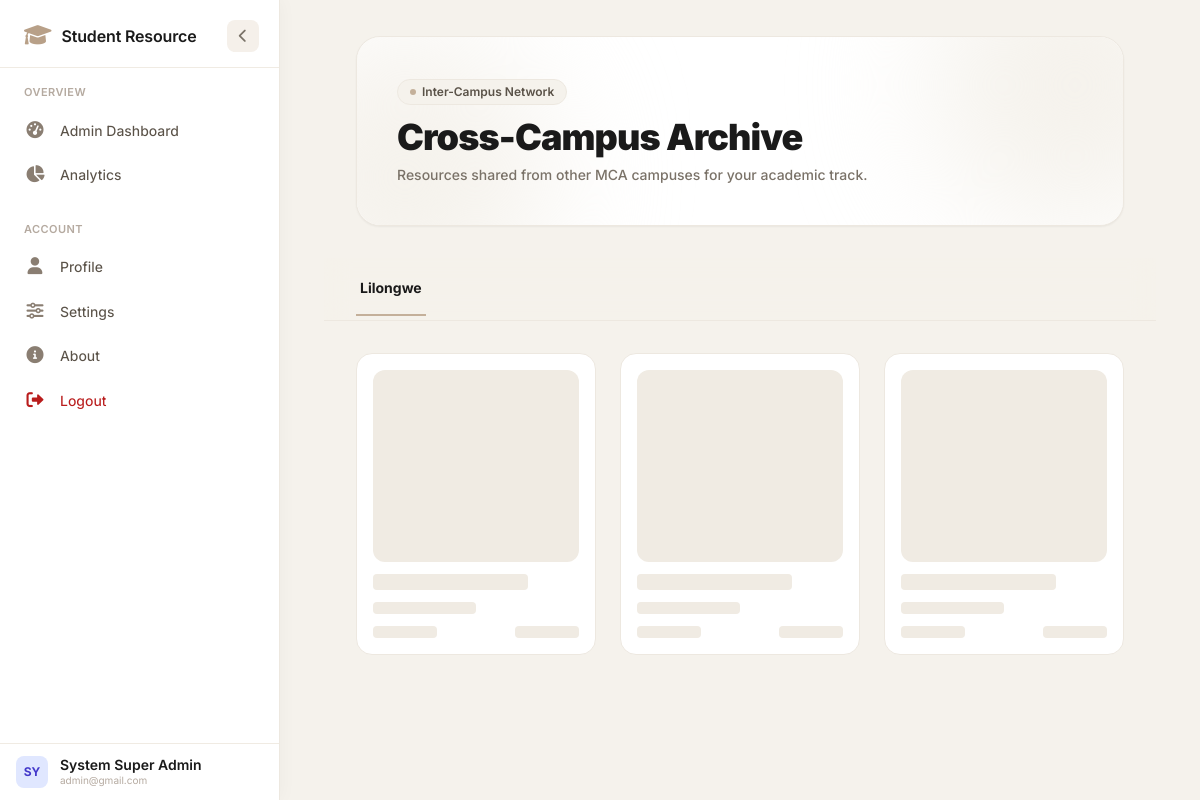
/cross_campus (signed in), run on the app's committed database.
### app/models.py (models this page shows)
class User(db.Model, UserMixin):
    id = db.Column(db.Integer, primary_key=True)
    full_name = db.Column(db.String(100), nullable=False)
    email = db.Column(db.String(120), unique=True, nullable=False)
    password_hash = db.Column(db.String(128), nullable=False)
    campus = db.Column(db.String(50), nullable=False)
    student_id = db.Column(db.String(20), nullable=True)
    phone_number = db.Column(db.String(15), nullable=True)
    year = db.Column(db.Integer, default=1)
    semester = db.Column(db.Integer, default=1)
    program_id = db.Column(db.Integer, db.ForeignKey('program.id'), nullable=False)
    is_approved = db.Column(db.Boolean, default=False)
    is_class_rep = db.Column(db.Boolean, default=False)
    is_admin = db.Column(db.Boolean, default=False)
    created_at = db.Column(db.DateTime, default=datetime.utcnow)
    theme_preference = db.Column(db.String(20), default='light')  # 'light' or 'dark'
    language_preference = db.Column(db.String(10), default='en')  # 'en' for now
    is_active = db.Column(db.Boolean, default=True)  # soft delete flag

class Resource(db.Model):
    id = db.Column(db.Integer, primary_key=True)
    title = db.Column(db.String(150), nullable=False)
    file_path = db.Column(db.String(200), nullable=False)
    thumbnail_path = db.Column(db.String(200), nullable=True)   # NEW
    file_type = db.Column(db.String(10), nullable=True)         # NEW
    module_id = db.Column(db.Integer, db.ForeignKey('module.id'), nullable=False)
    campus = db.Column(db.String(50), nullable=False)
    target_year = db.Column(db.Integer, nullable=False)
    target_semester = db.Column(db.Integer, nullable=False)
    academic_year = db.Column(db.String(20), nullable=False)
    uploader_id = db.Column(db.Integer, db.ForeignKey('user.id'), nullable=False)
    uploader = db.relationship('User', backref='uploaded_resources')
    programs = db.relationship('Program', secondary=resource_programs, backref=db.backref('resources', lazy='dynamic'))
    created_at = db.Column(db.DateTime, default=datetime.utcnow)

### app/core/routes.py (the view)
@core.route('/cross_campus')
@login_required
def cross_campus():
    cross_notes = Resource.query.filter(Resource.campus != current_user.campus) \
        .join(Resource.programs) \
        .filter(Program.id == current_user.program_id) \
        .order_by(Resource.id.desc()) \
        .all()
    organized_notes = {}
    for note in cross_notes:
        campus = note.campus
        module_name = note.module.name
        if campus not in organized_notes:
            organized_notes[campus] = {}
        if module_name not in organized_notes[campus]:
            organized_notes[campus][module_name] = []
        organized_notes[campus][module_name].append(note)
    return render_template('core/student/cross_campus.html', organized_notes=organized_notes)

### app/__init__.py (called while the page is built)
@login_manager.user_loader
def load_user(user_id):
    return User.query.get(int(user_id))

### app/templates/core/student/cross_campus.html (shortened to what this page needs)
{% extends 'base.html' %}
{% block content %}
<div class="space-y-8 max-w-7xl mx-auto px-4 sm:px-6 lg:px-8 relative">
    <div class="relative overflow-hidden rounded-3xl bg-white p-8 sm:p-10 shadow-sm border border-[#ede8e0] text-[#1a1a1a]">
        <div class="absolute -top-24 -right-24 w-72 h-72 bg-[#f5f2ec] rounded-full blur-3xl pointer-events-none"></div>
        <div class="absolute -bottom-24 -left-24 w-72 h-72 bg-[#f5f2ec] rounded-full blur-3xl pointer-events-none"></div>
        <div class="relative z-10">
            <span class="inline-flex items-center gap-1.5 px-3 py-1 rounded-full text-xs font-semibold bg-[#f5f2ec] border border-[#ede8e0] text-[#5a5248] mb-3 backdrop-blur-md">
                <span class="w-1.5 h-1.5 rounded-full bg-[#c4b09a] animate-pulse"></span>
                Inter-Campus Network
            </span>
            <h1 class="text-3xl font-black text-[#1a1a1a] tracking-tight sm:text-4xl">Cross-Campus Archive</h1>
            <p class="text-[#7a7268] text-sm mt-2 font-medium max-w-xl">Resources shared from other MCA campuses for your academic track.</p>
        </div>
    </div>
    {% if organized_notes %}
        <div class="border-b border-[#ede8e0] sticky top-0 bg-[#f5f2ec]/80 backdrop-blur-md z-10 -mx-4 px-4 sm:-mx-6 sm:px-6 lg:-mx-8 lg:px-8">
            <nav class="flex space-x-6 overflow-x-auto no-scrollbar py-1" aria-label="Campus Tabs">
                {% for campus in organized_notes.keys() %}
                <button onclick="switchCampus('{{ campus|replace(' ', '-') }}')"
                        id="tab-{{ campus|replace(' ', '-') }}"
                        class="campus-tab-btn border-b-2 px-1 py-4 text-sm font-bold focus:outline-none whitespace-nowrap transition-all duration-200 relative group
                        {% if loop.first %}border-[#c4b09a] text-[#1a1a1a]{% else %}border-transparent text-[#b5aaa0] hover:text-[#5a5248]{% endif %}">
                    {{ campus }}
                </button>
                {% endfor %}
            </nav>
        </div>
        <div id="cross-campus-skeleton" class="mt-8 grid grid-cols-1 sm:grid-cols-2 lg:grid-cols-3 gap-6">
            {% for idx in range(3) %}
            <div class="bg-white border border-[#ede8e0] rounded-2xl p-4 space-y-3 animate-pulse">
                <div class="h-48 bg-[#f0ebe3] rounded-xl"></div>
                <div class="h-4 bg-[#f0ebe3] rounded w-3/4"></div>
                <div class="h-3 bg-[#f0ebe3] rounded w-1/2"></div>
                <div class="flex justify-between">
                    <div class="h-3 bg-[#f0ebe3] rounded w-16"></div>
                    <div class="h-3 bg-[#f0ebe3] rounded w-16"></div>
                </div>
            </div>
            {% endfor %}
        </div>
    {% endif %}
</div>
{% endblock %}

### app/templates/base.html (shortened to what this page needs)
<!DOCTYPE html>
<html lang="en">
<head>
    <link rel="stylesheet" href="https://cdnjs.cloudflare.com/ajax/libs/font-awesome/6.0.0-beta3/css/all.min.css" />
    <script src="https://cdn.tailwindcss.com"></script>
</head>
<body class="{% if current_user.is_authenticated and current_user.theme_preference == 'dark' %}dark-theme{% endif %}">
    <aside class="sidebar" id="sidebar" data-turbo-permanent role="navigation" aria-label="Main navigation">
        <div class="sidebar-header">
            <div class="brand">
                <span class="brand-icon"><i class="fas fa-graduation-cap"></i></span>
                <span class="brand-text">Student Resource</span>
            </div>
            <button class="toggle-btn" id="toggleBtn" aria-label="Toggle navigation" title="Collapse / Expand">
                <i class="fas fa-chevron-left"></i>
            </button>
        </div>
        <div class="nav-scroll" id="navScroll">
            <div class="nav-group">
                <div class="nav-group-label">Overview</div>
                {% if current_user.is_admin %}
                    <a href="{{ url_for('core.admin_dashboard') }}"
                       class="nav-item {% if request.endpoint == 'core.admin_dashboard' %}active{% endif %}"
                       data-tooltip="Admin Dashboard" data-page="admin_dashboard">
                        <span class="nav-icon"><i class="fas fa-gauge-high"></i></span>
                        <span class="nav-text">Admin Dashboard</span>
                    </a>
                    <a href="{{ url_for('core.admin_analytics') }}"
                       class="nav-item {% if request.endpoint == 'core.admin_analytics' %}active{% endif %}"
                       data-tooltip="Analytics" data-page="admin_analytics">
                        <span class="nav-icon"><i class="fas fa-chart-pie"></i></span>
                        <span class="nav-text">Analytics</span>
                    </a>
                {% endif %}
            </div>
            <div class="nav-group">
                <div class="nav-group-label">Account</div>
                <a href="{{ url_for('core.profile') }}"
                   class="nav-item {% if request.endpoint == 'core.profile' %}active{% endif %}"
                   data-tooltip="Profile" data-page="profile">
                    <span class="nav-icon"><i class="fas fa-user"></i></span>
                    <span class="nav-text">Profile</span>
                </a>
                <a href="{{ url_for('core.settings') }}" class="nav-item {% if request.endpoint == 'core.settings' %}active{% endif %}" data-tooltip="Settings" data-page="settings">
                    <span class="nav-icon"><i class="fas fa-sliders-h"></i></span>
                    <span class="nav-text">Settings</span>
                </a>
                <a href="{{ url_for('core.about') }}"
                   class="nav-item {% if request.endpoint == 'core.about' %}active{% endif %}"
                   data-tooltip="About" data-page="about">
                    <span class="nav-icon"><i class="fas fa-info-circle"></i></span>
                    <span class="nav-text">About</span>
                </a>
                <a href="{{ url_for('auth.logout') }}" data-turbo="false"
                   class="nav-item" data-tooltip="Logout" style="color:#b91c1c;">
                    <span class="nav-icon"><i class="fas fa-sign-out-alt" style="color:#b91c1c;"></i></span>
                    <span class="nav-text">Logout</span>
                </a>
            </div>
        </div>
        <div class="sidebar-footer" style="border-top:1px solid #f0ebe3; padding:12px 16px; flex-shrink:0;">
            <div class="flex items-center space-x-3">
                <div class="h-8 w-8 rounded-lg bg-indigo-100 text-indigo-700 font-bold text-xs flex items-center justify-center flex-shrink-0">
                    {% if current_user.is_authenticated %}{{ current_user.full_name[:2].upper() }}{% else %}GS{% endif %}
                </div>
                <div class="flex flex-col min-w-0">
                    <span class="text-sm font-semibold text-[#1a1a1a] truncate leading-tight">
                        {% if current_user.is_authenticated %}{{ current_user.full_name }}{% else %}Guest{% endif %}
                    </span>
                    <span class="text-[10px] text-[#b5aaa0] truncate">{{ current_user.email if current_user.is_authenticated else 'Not logged in' }}</span>
                </div>
            </div>
        </div>
    </aside>
    <main class="main-content" id="mainContent">
        <div class="max-w-7xl mx-auto pb-12">
            {% block content %}{% endblock %}
        </div>
    </main>
</body>
</html>

### app/templates/base.html (style rules this page uses)
*, *::before, *::after { margin: 0; padding: 0; box-sizing: border-box; }
body { font-family: 'Inter', -apple-system, BlinkMacSystemFont, sans-serif; background: #f5f2ec; color: #1a1a1a; display: flex; min-height: 100vh; margin: 0; }
.sidebar { position: sticky; top: 0; left: 0; height: 100vh; width: 280px; min-width: 280px; background: #ffffff; border-right: 1px solid #ede8e0; display: flex; flex-direction: column; transition: width 0.32s cubic-bezier(0.4, 0, 0.2, 1), min-width 0.32s cubic-bezier(0.4, 0, 0.2, 1); overflow: hidden; z-index: 100; box-shadow: 2px 0 16px rgba(0, 0, 0, 0.03); flex-shrink: 0; }
.sidebar-header { display: flex; align-items: center; justify-content: space-between; padding: 18px 20px 14px 24px; border-bottom: 1px solid #f0ebe3; flex-shrink: 0; min-height: 68px; }
.brand { display: flex; align-items: center; gap: 10px; overflow: hidden; white-space: nowrap; }
.brand-icon { font-size: 22px; color: #b8a088; flex-shrink: 0; }
.brand-text { font-weight: 600; font-size: 16px; letter-spacing: -0.01em; color: #1a1a1a; transition: opacity 0.25s ease, transform 0.25s ease; }
.toggle-btn { width: 32px; height: 32px; border: none; border-radius: 8px; background: #f5f0ea; color: #7a7268; font-size: 14px; cursor: pointer; display: flex; align-items: center; justify-content: center; transition: background 0.2s ease, color 0.2s ease, transform 0.32s cubic-bezier(0.4, 0, 0.2, 1); flex-shrink: 0; }
.toggle-btn .fa-chevron-left { transition: transform 0.32s cubic-bezier(0.4, 0, 0.2, 1); }
.nav-scroll { flex: 1; overflow-y: auto; overflow-x: hidden; padding: 10px 10px 20px 10px; scroll-behavior: smooth; }
.nav-group { margin-bottom: 18px; }
.nav-group:last-child { margin-bottom: 0; }
.nav-group-label { font-size: 11px; font-weight: 600; letter-spacing: 0.04em; text-transform: uppercase; color: #b5aaa0; padding: 6px 14px 8px 14px; transition: opacity 0.25s ease, height 0.25s ease, padding 0.25s ease; opacity: 1; height: auto; overflow: hidden; white-space: nowrap; }
.nav-item { display: flex; align-items: center; gap: 14px; padding: 9px 14px; border-radius: 10px; cursor: pointer; transition: background 0.18s ease, color 0.18s ease, padding 0.18s ease; color: #5a5248; text-decoration: none; position: relative; white-space: nowrap; margin-bottom: 1px; min-height: 40px; user-select: none; }
.nav-item .nav-icon { font-size: 17px; width: 22px; text-align: center; flex-shrink: 0; color: #8a7e72; transition: color 0.18s ease; }
.nav-item .nav-text { font-size: 14px; font-weight: 450; flex: 1; transition: opacity 0.25s ease, transform 0.25s ease; overflow: hidden; text-overflow: ellipsis; }
.nav-item[data-tooltip] { position: relative; }
.main-content { flex: 1; padding: 36px 44px; background: #f5f2ec; min-height: 100vh; overflow-y: auto; }
:root { --bg-body: #f5f2ec; --bg-card: #ffffff; --text-primary: #1a1a1a; --text-secondary: #5a5248; --text-muted: #b5aaa0; --border-color: #ede8e0; --border-light: #f0ebe3; --shadow: 0 2px 8px rgba(0,0,0,0.04); }
body { background: var(--bg-body); color: var(--text-primary); transition: background 0.2s ease, color 0.2s ease; }

### app/templates/core/student/cross_campus.html (style rules this page uses)
.no-scrollbar { -ms-overflow-style: none; scrollbar-width: none; }

### data on the page
User: full_name "SY", full_name "System Super Admin", is_active+email "admin@gmail.com"
Resource: campus "Lilongwe"
